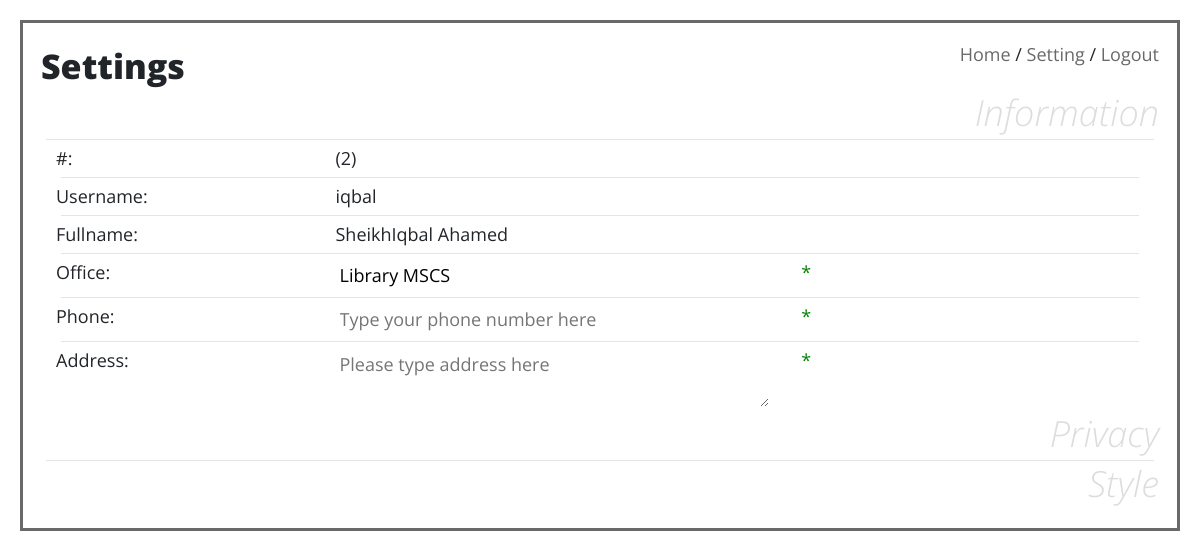
The page /teacherClassroom/settingTeacher.php (signed in) on the database its author committed.
### tables this page shows
CREATE TABLE `teacher` (
  `id` int(11) NOT NULL AUTO_INCREMENT,
  `username` varchar(256) NOT NULL,
  `email` varchar(256) NOT NULL,
  `office` varchar(256) NOT NULL,
  `password` varchar(256) NOT NULL,
  `fname` varchar(45) NOT NULL,
  `lname` varchar(45) NOT NULL,
  `phone` varchar(45) DEFAULT NULL,
  `address` varchar(256) DEFAULT NULL,
  `status` int(1) NOT NULL,
  PRIMARY KEY (`id`)
);

### src/inc/updateInfo_inc.php (called while the page is built, shortened)
<?php
$phone = $phoneErr = $address = $addressErr = $office = $officeErr = "";
try {
    if (!isset($q)) {
        include "../inc/connect_inc.php";
        $username = $_COOKIE['username'];
        if ($type == 1) {
            $p = mysqli_query($db, "SELECT * FROM student WHERE BINARY username ='$username';");
        } else {
            $p = mysqli_query($db, "SELECT * FROM teacher WHERE BINARY username ='$username';");
        }
        $pq = mysqli_fetch_assoc($p);
    }
    $phone = $pq['phone'];
    if ($type == 0) $office = $pq['office'];
} catch (Exception $e) {
    require_once "../errorPage/errorPageFunc.php";
    $cls = new errorPageFunc();
    $cls->sendErrMsg($e->getMessage());
}

### src/teacherClassroom/settingTeacher.php (the view, shortened to what this page needs)
<?php include "teacherHeader.php"; ?>
<link rel="stylesheet" href="../css/settings.css">
<?php include "../inc/updateInfo_inc.php" ?>
<h1 style="float:left">Settings</h1>
<br><br>
<form action="<?php echo htmlspecialchars($_SERVER['PHP_SELF'] . '?content=' . $_GET['content']) ?>" method="GET"
      id="form0">
    <h2 style="cursor: pointer" onclick="document.getElementById('form0').submit()">Information</h2>
</form>
<hr>
<?php if ($_GET['content'] == 0) { ?>
    <div class="container-fluid">
        <div class="row">
            <div class="col-sm-3 title">
                <span>#:</span>
            </div>
            <div class="col-sm-5">
                (<?php echo $pq['id'] ?>)
            </div>
            <div class="col-sm-4">
            </div>
        </div>
        <hr>
        <div class="row">
            <div class="col-sm-3 title">
                <span>Username:</span>
            </div>
            <div class="col-sm-5">
                <?php echo $pq['username'] ?>
            </div>
            <div class="col-sm-4">
            </div>
        </div>
        <hr>
        <div class="row">
            <div class="col-sm-3 title">
                <span>Fullname:</span></div>
            <div class="col-sm-5">
                <?php echo $pq['fname'] . ' ' . $pq['lname'] ?>
            </div>
            <div class="col-sm-4">
            </div>
        </div>
        <hr>
        <form action="<?php echo htmlspecialchars($_SERVER['PHP_SELF'] . '?content=' . $_GET['content']) ?>" id="form"
              method="post">
            <div class="row">
                <div class="col-sm-3 title">
                    <span>Office:</span></div>
                <div class="col-sm-5">
                    <input type="text" name="office" id="office" value="<?php echo $office ?>"
                           placeholder="Type your phone number here"
                           onkeyup='keyUpEvent(<?php echo json_encode($pq["office"]) ?>,"office","officeX","form",30)'
                           onblur='submitForm(<?php echo json_encode($pq["office"]) ?>,"office","form", <?php echo json_encode($phoneErr) ?>)'>
                </div>
                <div class="col-sm-4">
                    <span class="correct" id="officeX">* <?php echo $officeErr ?></span>
                </div>
            </div>
            <hr>
            <div class="row">
                <div class="col-sm-3 title">
                    <span>Phone:</span></div>
                <div class="col-sm-5">
                    <input type="text" name="phone" id="phone" value="<?php echo $phone ?>"
                           placeholder="Type your phone number here"
                           onkeyup='keyUpEvent(<?php echo json_encode($pq["phone"]) ?>,"phone","phoneX","form",30)'
                           onblur='submitForm(<?php echo json_encode($pq["phone"]) ?>,"phone","form", <?php echo json_encode($phoneErr) ?>)'>
                </div>
                <div class="col-sm-4">
                    <span class="correct" id="phoneX">* <?php echo $phoneErr ?></span>
                </div>
            </div>
            <hr>
            <div class="row">
                <div class="col-sm-3 title">
                    <span>Address:</span></div>
                <div class="col-sm-5">
                        <textarea placeholder="Please type address here" name="address"
                                  id="address"
                                  onkeyup='keyUpEvent(<?php echo json_encode($pq["address"]) ?>,"address","addressX","form",70)'
                                  onblur='submitForm(<?php echo json_encode($pq["address"]) ?>,"address","form","")'><?php echo $address ?></textarea>
                </div>
                <div class="col-sm-4">
                    <span class="correct" id="addressX">*</span>
                </div>
            </div>
        </form>
    </div>
<?php } ?>
<form action="<?php echo htmlspecialchars($_SERVER['PHP_SELF']) ?>" method="GET" id="form1">
    <h2 style="cursor: pointer" onclick="document.getElementById('form1').submit()">Privacy</h2>
</form>
<hr>
<form action="<?php echo htmlspecialchars($_SERVER['PHP_SELF']) ?>" method="GET" id="form2">
    <h2 style="cursor: pointer" onclick="document.getElementById('form2').submit()">Style</h2>
</form>
<?php include "teacherFooter.php"; ?>

### src/css/overall.css (style rules this page uses)
html, html * { font-family: 'Open Sans', sans-serif; -webkit-transition: color 1s, border 1s; -moz-transition: color 1s, border 1s; -ms-transition: color 1s, border 1s; -o-transition: color 1s, border 1s; transition: color 1s, border 1s; }
body { font-size: 18px; }
h1 { font-weight: 900; font-size: 34px; line-height: 150%; }
h2 { font-style: italic; font-weight: 100; font-size: 36px; line-height: 100%; color: #ddd; text-align: right; cursor: default; }
hr { margin: 5px; }
textarea { overflow-x: hidden; }

### src/css/settings.css (style rules this page uses)
input[type=text], input[type=submit], input[type=password], textarea { width: 100%; background-color: white; alignment: center; color: black; border: white 2px solid; outline: none; display: inline-block; }
.title { font-weight: bold; }
.correct { color: green; }

### rows shown on the page
teacher: id "2", username "iqbal", fname "SheikhIqbal", lname "Ahamed", office "Library MSCS", address "Please type address here"
